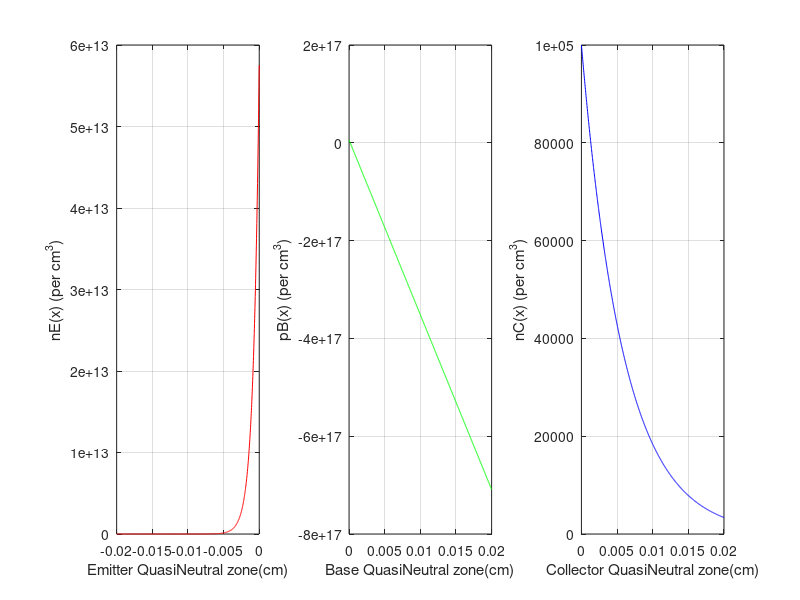

Reproduce this figure in MATLAB.
%Problem 3B:
clc;
clear;
%Defining Constants
k=8.617e-5;
T=300;
e0=8.85e-14;
q=1.602e-19;
Ks=11.8;
ni=1.0e10;
 
%Given Parameters
Wb=2e-4; 
A=1e-4;
Ne=1.0e18;
Nb=1.0e16; 
Nc=1.0e15;
De=6.81; 
Db=11.3; 
Dc=34.8;
Le=8.25e-4; 
Lb=3.36e-3;
Lc=5.9e-3;
Veb=0.7;
Vcb=-5;
ne0=ni^2/Ne; 
pb0=ni^2/Nb; 
nc0=ni^2/Nc;
Vbieb=(k*T)*log(Ne*Nb/ni^2);
Vbicb=(k*T)*log(Nc*Nb/ni^2);
%Effective Base Width(W) 
x_eb=(2*Ks*e0/q)*(Ne/(Nb*(Ne+Nb)))*(Vbieb-Veb);
xeb=sqrt(x_eb);
 
x_cb=(2*Ks*e0/q)*(Nc/(Nb*(Nc+Nb)))*(Vbicb-Vcb);
xcb=sqrt(x_cb);
W=Wb-xeb-xcb;
%Minority Carrier Concentration in Quasi-Neutral Regions
x=linspace(0,0.02,1000);
ne=ne0*(exp(Veb/(k*T))-1)*exp(-x/Le);
nc=nc0*(exp(Vcb/(k*T))-1)*exp(-x/Lc);
dpb0=pb0*(exp(Veb/(k*T))-1);
dpbw=pb0*(exp(Vcb/(k*T))-1);
pb=dpb0+(dpbw-dpb0)*(x/W);
%Plot
figure(1);
subplot(1,3,1);
plot(-x,ne,'r-');grid;
xlabel('Emitter QuasiNeutral zone(cm)');
ylabel('nE(x) (per cm^3)');
subplot(1,3,3)
plot(x,-nc,'b-');grid;
xlabel('Collector QuasiNeutral zone(cm)');
ylabel('nC(x) (per cm^3)');
subplot(1,3,2);
plot(x,pb,'g-');grid;
xlabel('Base QuasiNeutral zone(cm)');
ylabel('pB(x) (per cm^3)');
